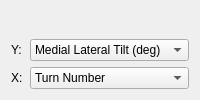
          <widget class="QWidget" name="tab_10">
           <attribute name="title">
            <string>Metric Eval</string>
           </attribute>
           <layout class="QGridLayout" name="gridLayout_8">
            <item row="3" column="1">
             <widget class="QComboBox" name="IVcomboBox">
              <item>
               <property name="text">
                <string>Turn Number</string>
               </property>
              </item>
             </widget>
            </item>
            <item row="0" column="1" rowspan="2">
             <widget class="QLabel" name="label_12">
              <property name="text">
               <string/>
              </property>
              <property name="pixmap">
               <pixmap>GUIplot_MLtilt.jpg</pixmap>
              </property>
             </widget>
            </item>
            <item row="2" column="1">
             <widget class="QComboBox" name="DVcomboBox">
              <item>
               <property name="text">
                <string>Medial Lateral Tilt (deg)</string>
               </property>
              </item>
             </widget>
            </item>
            <item row="2" column="0">
             <widget class="QLabel" name="label_11">
              <property name="text">
               <string>Y:</string>
              </property>
             </widget>
            </item>
            <item row="3" column="0">
             <widget class="QLabel" name="label_13">
              <property name="text">
               <string>X:</string>
              </property>
             </widget>
            </item>
           </layout>
           <zorder>label_12</zorder>
           <zorder>IVcomboBox</zorder>
           <zorder>DVcomboBox</zorder>
           <zorder>label_11</zorder>
           <zorder>label_13</zorder>
          </widget>
